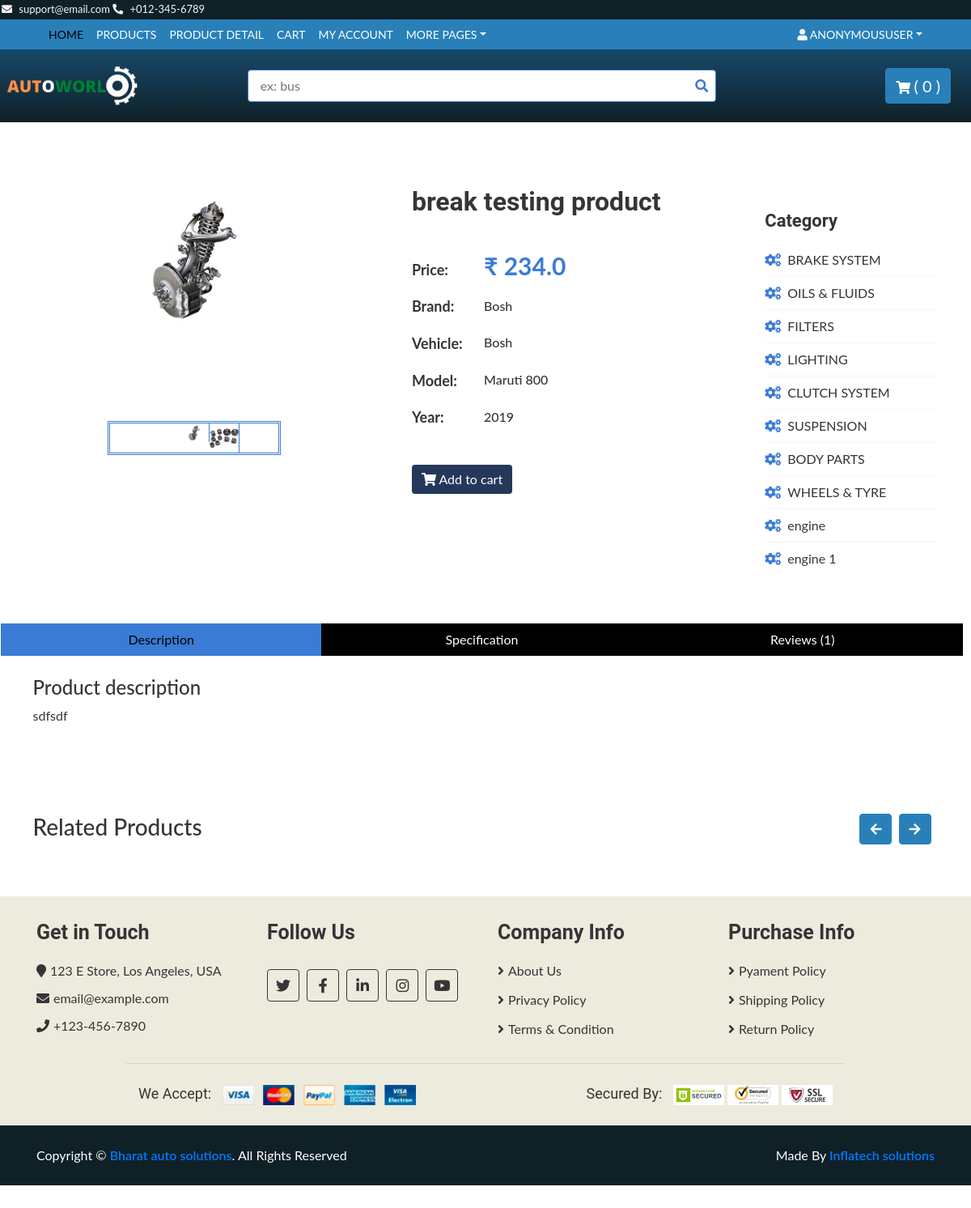
The page /product/1 on the database as committed earlier.
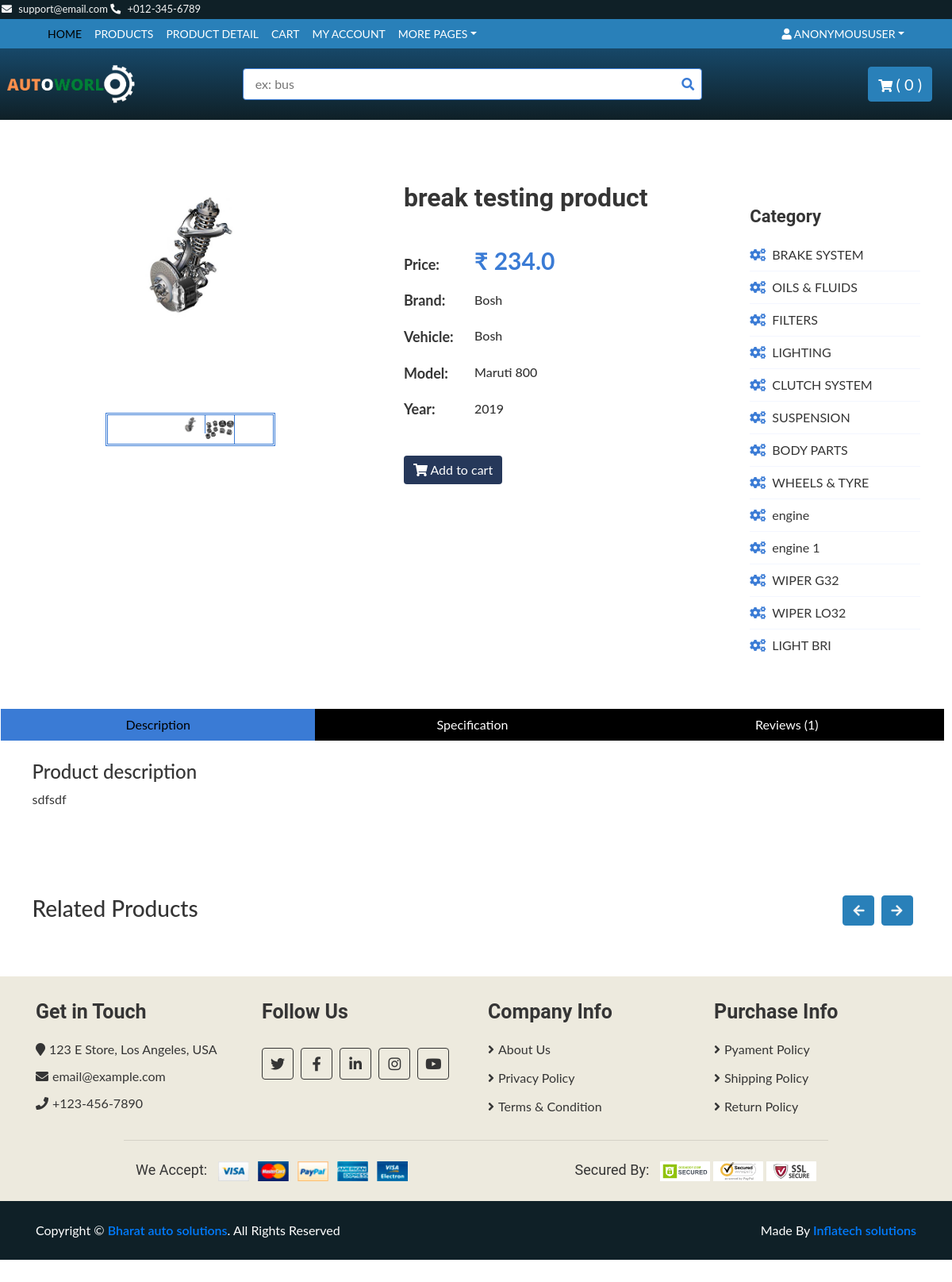
The same page on the database as committed later.
### base/models.py (models this page shows, shortened)
class ProductImage(models.Model):
    product=models.ForeignKey(Product, on_delete=models.CASCADE, related_name="product_image")
    image=models.ImageField(
        verbose_name='image',
        help_text="upload a product image",
        upload_to="images/",
        null=True,
        blank=True,
    )
    is_feature=models.BooleanField(default=False)
    created_at=models.DateTimeField(auto_now=True)

class Product(models.Model):
    vehicaltype=models.ForeignKey(TypeOfVehicle, blank=False, on_delete=models.RESTRICT)
    manufacturer=models.ForeignKey(Manufacturer, blank=False, on_delete=models.RESTRICT)
    vmodel=models.ForeignKey(CarModel, blank=False, on_delete=models.RESTRICT)
    myear=models.ForeignKey(Year, on_delete=models.RESTRICT)
    brand=models.CharField(max_length=200, blank=True, null=True )
    category=models.ForeignKey(Category, on_delete=models.RESTRICT)
    title=models.CharField(max_length=255, help_text=('required'))
    desc=models.TextField(blank=True, null=True, verbose_name=('desciptions'))
    regular_price=models.DecimalField(max_digits=6, decimal_places=1)
    descount_price=models.DecimalField(max_digits=6, decimal_places=1, blank=True )
    is_active=models.BooleanField(default=True)
    slug=models.SlugField(blank=True, null=True)
    def __str__(self):
        return str(self.title)

class Category(MPTTModel):
    name=models.CharField(max_length=245, unique=True)
    slug=models.SlugField(max_length=255, unique=True)
    image=models.ImageField(
        verbose_name='category image',
        help_text="upload a category image",
        upload_to="images/",
        null=True,
        blank=True,
    )
    parent=TreeForeignKey('self', on_delete=models.CASCADE, null=True, blank=True, related_name="children")
    is_active=models.BooleanField(default=True)
    class MPTTMeta:
        order_insertion_by=['name']
    def __str__(self):
        return str(self.name)

### base/views.py (the view)
# urls.py: path('product/<str:pk>',views.product, name="product"),
def product(request, pk=None):
     if request.user.is_authenticated:
        customer = request.user.customer
        cartItems= nav(HttpRequest, customer)
     else:
        cartItems=0
     product=Product.objects.prefetch_related("product_image").filter(id=pk)
     cateories = Category.objects.all()
     context={'pro':product,'cartItems':cartItems,'cateories':cateories}
     return render(request, 'product.html', context)

### templates/product.html (shortened to what this page needs)
{% extends 'base.html' %}
{% load static %}
{% block content %}
<br>
<br>
        <div class="product-detail">
            <div class="container-fluid">
                <div class="row">
                    <div class="col-lg-12">
                    {% for p in pro %}
                        <div class="product-detail-top">
                            <div class="row">
                                <div class="col-md-1"></div>
                                <div class="col-md-3">
                                    <div class="product-slider-single normal-slider">
                                            {% for image in p.product_image.all %}
                                        <img src="{{ image.image.url }}" alt="Product Image" >
                                        {% endfor %}
                                    </div>
                                    <div class="product-slider-single-nav normal-slider">
                                        {% for image in p.product_image.all %}
                                        <div class="slider-nav-img"><img src="{{ image.image.url }}" alt="Product Image"></div>
                                    {% endfor %}
                                    </div>
                                </div>
                                <div class="col-md-1"></div>
                                <div class="col-md-4">
                                    <div class="title" ><h2>{{p}}</h2></div>
                                    <div class="product-content">
                                        <div class="price">
                                            <h4>Price:</h4>
                                            <p>&#8377; {{p.regular_price}} </p>
                                        </div>
                                        <div class="p-size">
                                            <h4>Brand:</h4>
                                            <div class="btn-group btn-group-sm">
                                                <h6>Bosh</h6>
                                            </div>
                                        </div>
                                        <div class="p-size">
                                            <h4>Vehicle:</h4>
                                            <div class="btn-group btn-group-sm">
                                                <h6>Bosh</h6>
                                            </div>
                                        </div>
                                        <div class="p-size">
                                            <h4>Model:</h4>
                                            <div class="btn-group btn-group-sm">
                                                <h6>Maruti 800</h6>
                                            </div>
                                        </div>
                                        <div class="p-size">
                                            <h4>Year:</h4>
                                            <div class="btn-group btn-group-sm">
                                                <h6>2019</h6>
                                            </div>
                                        </div>
<br>
                                        <div class="action">
                                     <button data-product="{{p.id}}" data-action="add" class="btn ss update-cart">
                                                <i class="fa fa-shopping-cart"></i> Add to cart
                                            </button>
                                        </div>
                                    </div>
                                </div>
                                <div class="col-md-3">
                                    <div class="sidebar-widget category">
                                        <h2 class="title">Category</h2>
                                        <nav class="navbar bg-light">
                                            <ul class="navbar-nav">
                                                {% for cateorie in cateories%}
                                                <li class="nav-item">
                                                    <a class="nav-link" href="{% url 'category' slug=cateorie.slug %}"><i class="fas fa-cogs"></i>{{cateorie}}</a>
                                                </li>
                                                {% endfor %}
                                            </ul>
                                        </nav>
                                    </div>
                                </div>
                            </div>
                        </div>
                        <div class="row product-detail-bottom">
                            <div class="col-lg-12">
                                <ul class="nav nav-pills nav-justified">
                                    <li class="nav-item">
                                        <a class="nav-link active" data-toggle="pill" href="#description">Description</a>
                                    </li>
                                    <li class="nav-item">
                                        <a class="nav-link" data-toggle="pill" href="#specification">Specification</a>
                                    </li>
                                    <li class="nav-item">
                                        <a class="nav-link" data-toggle="pill" href="#reviews">Reviews (1)</a>
                                    </li>
                                </ul>
                                <div class="tab-content">
                                    <div id="description" class="container tab-pane active">
                                        <h4>Product description</h4>
                                        <p>
                                       {{p.desc}}
                                        </p>
                                    </div>
                                </div>
                            </div>
                        </div>
                        {% endfor %}
                        {% include 'product_display.html' %}
                </div>
            </div>
        </div>
{% endblock content %}

### templates/base.html (shortened to what this page needs)
<!DOCTYPE html>
{% load static %}
<html lang="en">
<head>
    <link href="https://stackpath.bootstrapcdn.com/bootstrap/4.4.1/css/bootstrap.min.css" rel="stylesheet">
    <link href="https://cdnjs.cloudflare.com/ajax/libs/font-awesome/5.10.0/css/all.min.css" rel="stylesheet">
     <link href="{% static 'lib/slick/slick.css' %}" rel="stylesheet">
        <link href="{% static 'lib/slick/slick-theme.css' %}" rel="stylesheet">
    <link href="{% static 'styles/main.css' %}" rel="stylesheet">
</head>
<body>
{% include 'nav.html' %}
{% block content %}
{% endblock %}
{% include 'footer.html' %}
</body>
</html>

### templates/nav.html (shortened to what this page needs)
{% load static %}
{% block content %}
<div class="top-bar">
    <div class="container-fluid">
        <div class="row">
            <div class="col-sm-6">
                <i class="fa fa-envelope"></i>
                support@email.com
                <i class="fa fa-phone-alt"></i>
                +012-345-6789
            </div>
            <div class="col-sm-6" id="google_translate_element">
            </div>
        </div>
    </div>
</div>
<div class="nav">
    <div class="container-fluid">
        <nav class="navbar navbar-expand-md  navbar-dark">
            <div class="collapse navbar-collapse justify-content-between" id="navbarCollapse">
                <div class="navbar-nav mr-auto">
                    <a href="{% url 'home' %}" class="nav-item nav-link active">Home</a>
                    <a href="{% url 'products' %}"" class="nav-item nav-link">Products</a>
                    <a href="product-detail.html" class="nav-item nav-link">Product Detail</a>
                    <a href="{% url 'cart' %}" class="nav-item nav-link">Cart</a>
                    <a href="{% url 'user_profile' %}" class="nav-item nav-link">My Account</a>
                    <div class="nav-item dropdown">
                        <a href="#" class="nav-link dropdown-toggle" data-toggle="dropdown">More Pages</a>
                    </div>
                </div>
                <div class="navbar-nav ml-auto">
                    <div class="nav-item dropdown">
                        <a href="#" class="nav-link dropdown-toggle" data-toggle="dropdown"> <i class="fa fa-user" aria-hidden="true"></i> {{user}}</a>
                    </div>
                </div>
            </div>
        </nav>
    </div>
</div>
<div class="bottom-bar">
    <div class="container-fluid">
        <div class="row align-items-center">
            <div class="col-md-3">
                <div class="logo">
                    <a href="{% url 'home' %}">
                        <img src="{% static 'img/logo.png' %}" alt="Logo">
                    </a>
                </div>
            </div>
            <div class="col-md-6">
                <form method="GET" action="{% url 'products' %}">
                <div class="search">
                    <input name="q" type="text" value="" placeholder="ex: bus">
                    <button type="submit"><i class="fa fa-search"></i></button>
                </div>
                </form>
            </div>
            <div class="col-md-3">
                <div class="user">
                    <a href="{% url 'cart' %}" class="btn cart">
                        <i class="fa fa-shopping-cart"></i>
                        <span>( {{cartItems}} )</span>
                    </a>
                </div>
            </div>
        </div>
    </div>
</div>
{% endblock content %}

### templates/product_display.html (shortened to what this page needs)
{% load static %}
                       {% block content %}
                    <section class="pt-5 pb-5">
                        <div class="container">
                            <div class="row">
                                <div class="col-6">
                                    <h3 class="mb-3">Related Products </h3>
                                </div>
                                <div class="col-6 text-right">
                                    <a class="btn btn-primary mb-3 mr-1" href="#carouselExampleIndicators2" role="button" data-slide="prev">
                                        <i class="fa fa-arrow-left"></i>
                                    </a>
                                    <a class="btn btn-primary mb-3 " href="#carouselExampleIndicators2" role="button" data-slide="next">
                                        <i class="fa fa-arrow-right"></i>
                                    </a>
                                </div>
                            </div>
                        </div>
                    </section>
                    {% endblock %}

### templates/footer.html (shortened to what this page needs)
{% load static %}
<div class="footer">
    <div class="container">
        <div class="row">
            <div class="col-lg-3 col-md-6">
                <div class="footer-widget">
                    <h2>Get in Touch</h2>
                    <div class="contact-info">
                        <p><i class="fa fa-map-marker"></i>123 E Store, Los Angeles, USA</p>
                        <p><i class="fa fa-envelope"></i>email@example.com</p>
                        <p><i class="fa fa-phone"></i>+123-456-7890</p>
                    </div>
                </div>
            </div>
            <div class="col-lg-3 col-md-6">
                <div class="footer-widget">
                    <h2>Follow Us</h2>
                    <div class="contact-info">
                        <div class="social">
                            <a href=""><i class="fab fa-twitter"></i></a>
                            <a href=""><i class="fab fa-facebook-f"></i></a>
                            <a href=""><i class="fab fa-linkedin-in"></i></a>
                            <a href=""><i class="fab fa-instagram"></i></a>
                            <a href=""><i class="fab fa-youtube"></i></a>
                        </div>
                    </div>
                </div>
            </div>
            <div class="col-lg-3 col-md-6">
                <div class="footer-widget">
                    <h2>Company Info</h2>
                    <ul>
                        <li><a href="#">About Us</a></li>
                        <li><a href="#">Privacy Policy</a></li>
                        <li><a href="#">Terms & Condition</a></li>
                    </ul>
                </div>
            </div>
            <div class="col-lg-3 col-md-6">
                <div class="footer-widget">
                    <h2>Purchase Info</h2>
                    <ul>
                        <li><a href="#">Pyament Policy</a></li>
                        <li><a href="#">Shipping Policy</a></li>
                        <li><a href="#">Return Policy</a></li>
                    </ul>
                </div>
            </div>
        </div>
        <div class="row payment align-items-center">
            <div class="col-md-6">
                <div class="payment-method">
                    <h2>We Accept:</h2>
                    <img src="{% static  'img/payment-method.png' %}" alt="Payment Method" />
                </div>
            </div>
            <div class="col-md-6">
                <div class="payment-security">
                    <h2>Secured By:</h2>
                    <img src="{% static  'img/godaddy.svg' %}" alt="Payment Security" />
                    <img src="{% static  'img/norton.svg' %}" alt="Payment Security" />
                    <img src="{% static  'img/ssl.svg' %}" alt="Payment Security" />
                </div>
            </div>
        </div>
    </div>
</div>
<div class="footer-bottom">
    <div class="container">
        <div class="row">
            <div class="col-md-6 copyright">
                <p>Copyright &copy; <a href="#">Bharat auto solutions</a>. All Rights Reserved</p>
            </div>
            <div class="col-md-6 template-by">
                <p>Made By <a href="#">Inflatech solutions</a></p>
            </div>
        </div>
    </div>
</div>

Rows that differ between the two databases and show on the page:
added Category: name "WIPER G32"
added Category: name "WIPER LO32"
added Category: name "LIGHT BRI"
